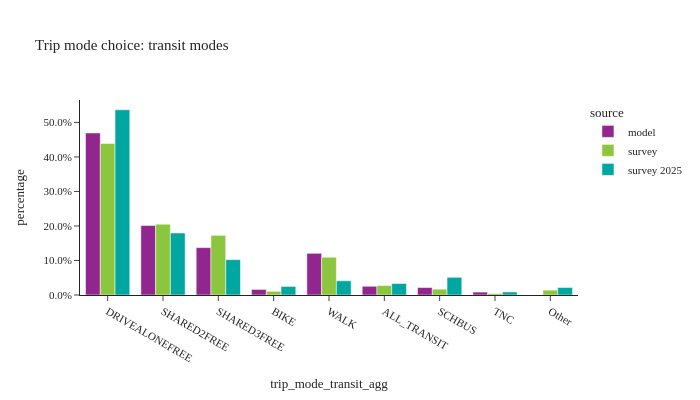

The cell this chart's notebook holds for it:
### Code cell
util.plot_share_barchart(trip_data, 'trip_weight', 'trip_mode_transit_agg', title="Trip mode choice: transit modes")

### Figure 1 — Plotly figure (JSON) as saved in the notebook; plotly's stock layout.template omitted (floating-point values rounded to 4 significant figures)
{"data": [{"alignmentgroup": "True", "customdata": [[6477019], [2776057], [1894073], [222003], [1666060], [348107], [297717], [116924]], "hovertemplate": "source=model<br>trip_mode_transit_agg=%{x}<br>percentage=%{y}<br>sample_size=%{customdata[0]}<extra></extra>", "legendgroup": "model", "marker": {"color": "#91268F", "pattern": {"shape": ""}}, "name": "model", "offsetgroup": "model", "orientation": "v", "showlegend": true, "textposition": "auto", "type": "bar", "x": ["DRIVEALONEFREE", "SHARED2FREE", "SHARED3FREE", "BIKE", "WALK", "ALL_TRANSIT", "SCHBUS", "TNC"], "xaxis": "x", "y": [0.4694, 0.2012, 0.1373, 0.01609, 0.1207, 0.02523, 0.02158, 0.008474], "yaxis": "y"}, {"alignmentgroup": "True", "customdata": [[15015], [7034], [4498], [940], [8354], [1880], [315], [180], [784]], "hovertemplate": "source=survey<br>trip_mode_transit_agg=%{x}<br>percentage=%{y}<br>sample_size=%{customdata[0]}<extra></extra>", "legendgroup": "survey", "marker": {"color": "#8CC63E", "pattern": {"shape": ""}}, "name": "survey", "offsetgroup": "survey", "orientation": "v", "showlegend": true, "textposition": "auto", "type": "bar", "x": ["DRIVEALONEFREE", "SHARED2FREE", "SHARED3FREE", "BIKE", "WALK", "ALL_TRANSIT", "SCHBUS", "TNC", "Other"], "xaxis": "x", "y": [0.4391, 0.2051, 0.1729, 0.01075, 0.1094, 0.0274, 0.01691, 0.004335, 0.01403], "yaxis": "y"}, {"alignmentgroup": "True", "customdata": [[1415], [472], [325], [37], [168], [137], [249], [14], [90]], "hovertemplate": "source=survey 2025<br>trip_mode_transit_agg=%{x}<br>percentage=%{y}<br>sample_size=%{customdata[0]}<extra></extra>", "legendgroup": "survey 2025", "marker": {"color": "#00A7A0", "pattern": {"shape": ""}}, "name": "survey 2025", "offsetgroup": "survey 2025", "orientation": "v", "showlegend": true, "textposition": "auto", "type": "bar", "x": ["DRIVEALONEFREE", "SHARED2FREE", "SHARED3FREE", "BIKE", "WALK", "ALL_TRANSIT", "SCHBUS", "TNC", "Other"], "xaxis": "x", "y": [0.5367, 0.1796, 0.1024, 0.02483, 0.04129, 0.03328, 0.05129, 0.008832, 0.02174], "yaxis": "y"}], "layout": {"barmode": "group", "height": 400, "legend": {"title": {"text": "source"}, "tracegroupgap": 0}, "title": {"text": "Trip mode choice: transit modes"}, "width": 700, "xaxis": {"anchor": "y", "domain": [0.0, 1.0], "title": {"text": "trip_mode_transit_agg"}}, "yaxis": {"anchor": "x", "domain": [0.0, 1.0], "tickformat": ".1%", "title": {"text": "percentage"}}}}
